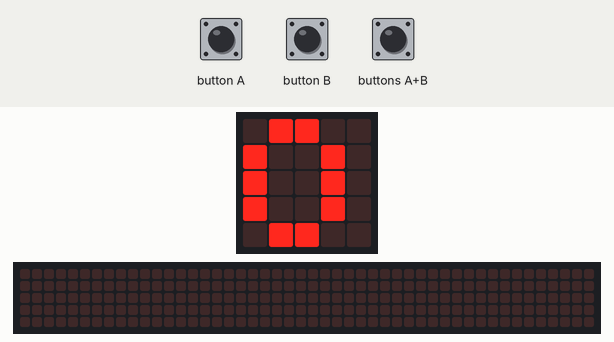
The program below on a simulated BBC micro:bit (MakeCode). On the bench: the board's 5×5 LED display, a strip that is not on the board, showing the scrolling text unrolled. The test bench sets the inputs (shaded band). The 48×5 strip is a reading aid, not a part: it shows the text the display is scrolling, unrolled, one strip-width of it at a time.

Above: at 1.2 s.
1.3 s: button B pressed for 0.15 s
At 1.92 s:
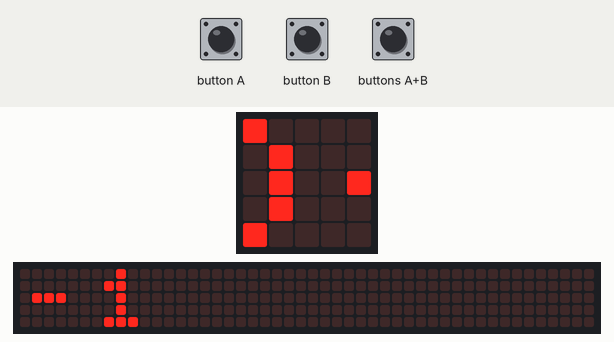
2.0 s: button A pressed for 0.15 s
2.7 s: button A pressed for 0.15 s
3.4 s: button B pressed for 0.15 s
At 4.9 s:
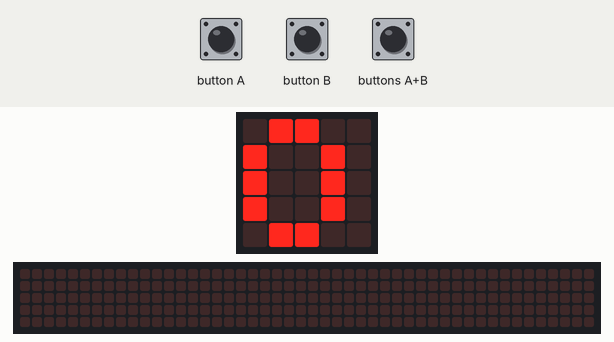
Timing chart, 0 to 6.4 s (numbered marks = the images above; inputs shaded):
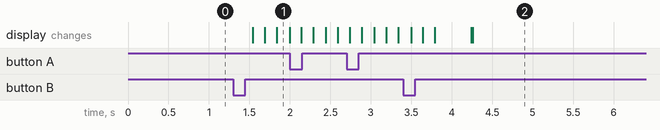

The program:

main.ts
```typescript
let Yack = 0
input.onButtonPressed(Button.A, function () {
    Yack += 1
})
input.onButtonPressed(Button.AB, function () {

})
input.onButtonPressed(Button.B, function () {
    Yack += -1
})
input.onGesture(Gesture.Shake, function () {

})
basic.forever(function () {
    basic.showString("" + (Yack))
})
```

test.ts
```typescript
// les tests vont ici ; cela ne sera pas compilé si ce paquet est utilisé en tant qu'extension.
```

Measured:
- after the input at 1.3 s, the display: first changes after 0.24 s (image 1 shows a later state)
